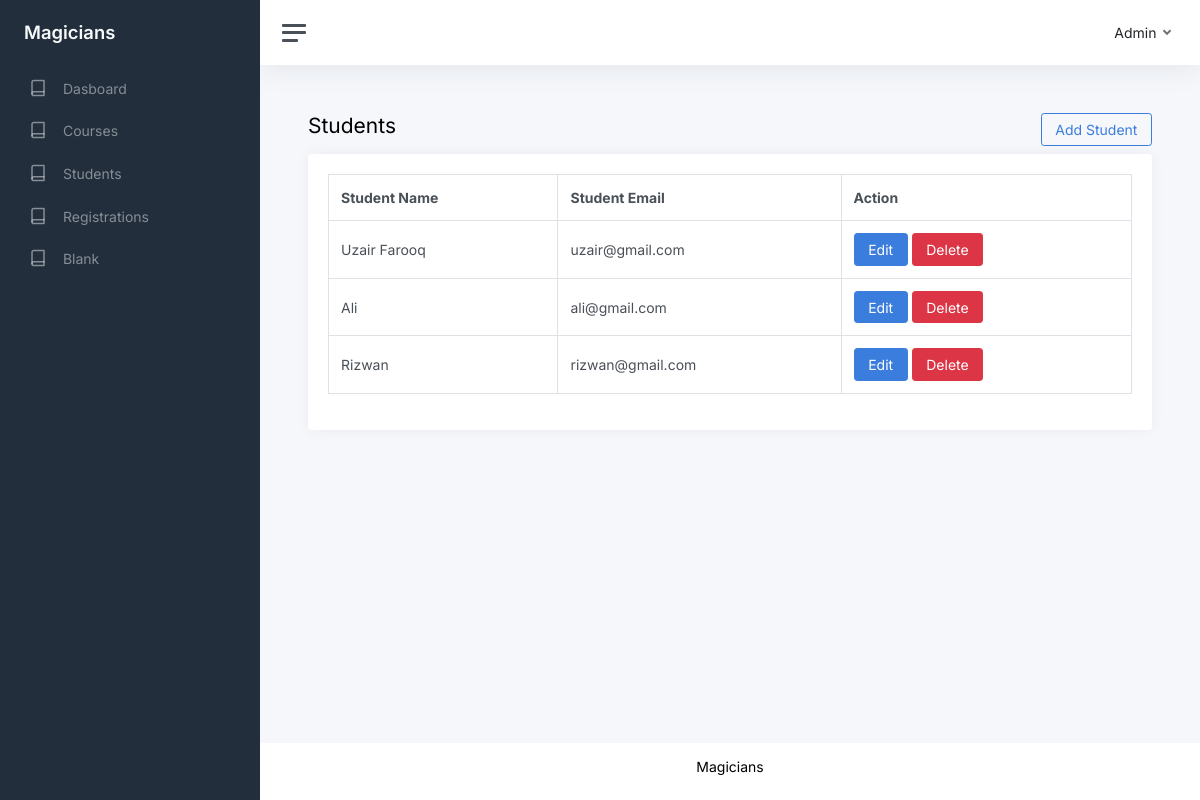
Screenshot of /show-students.php with the database file from the repository.
### tables this page shows
CREATE TABLE `students` (
  `id` int(11) NOT NULL,
  `name` varchar(255) NOT NULL,
  `email` varchar(255) NOT NULL,
  `created_at` timestamp NOT NULL DEFAULT current_timestamp()
);

### show-students.php (the view, shortened to what this page needs)
<?php require_once('./database/connection.php'); ?>
<?php
$sql = "SELECT * FROM `students`";
$result = $conn->query($sql);
$students = $result->fetch_all(MYSQLI_ASSOC);
?>
<!DOCTYPE html>
<html lang="en">
<?php require_once('./includes/head.php'); ?>
<body>
    <div class="wrapper">
        <?php require_once('./includes/sidenavbar.php'); ?>
        <div class="main">
            <?php require_once('./includes/topnavbar.php'); ?>
            <main class="content">
                <div class="container-fluid p-0">
                    <div class="row">
                        <div class="col-6">
                            <h1 class="h3 mb-3">Students</h1>
                        </div>
                        <div class="col-6 text-end">
                            <a href="./add-student.php" class="btn btn-outline-primary">Add Student</a>
                        </div>
                    </div>
                    <div class="row">
                        <div class="col-12">
                            <div class="card">
                                <div class="card-body">
                                    <?php
                                    if (count($students) > 0) { ?>
                                        <table class="table table-bordered">
                                            <thead>
                                                <tr>
                                                    <th>Student Name</th>
                                                    <th>Student Email</th>
                                                    <th>Action</th>
                                                </tr>
                                            </thead>
                                            <tbody>
                                                <?php
                                                foreach($students as $student) { ?>
                                                <tr>
                                                    <td><?php echo $student['name']; ?></td>
                                                    <td><?php echo $student['email']; ?></td>
                                                    <td>
                                                        <a href="./edit-student.php?id=<?php echo $student['id']; ?>" class="btn btn-primary">Edit</a>
                                                        <a href="./delete-student.php?id=<?php echo $student['id']; ?>" class="btn btn-danger">Delete</a>
                                                    </td>
                                                </tr>
                                                <?php
                                                }
                                                ?>
                                            </tbody>
                                        </table>
                                    <?php
                                    } else { ?>
                                        <div class="alert alert-danger">No record found!</div>
                                    <?php
                                    }
                                    ?>
                                </div>
                            </div>
                        </div>
                    </div>
                </div>
            </main>
            <?php require_once('./includes/footer.php'); ?>
        </div>
    </div>
</body>
</html>

### rows the page displays
students: name "Uzair Farooq", email "uzair@gmail.com"
students: name "Ali", email "ali@gmail.com"
students: name "Rizwan", email "rizwan@gmail.com"
